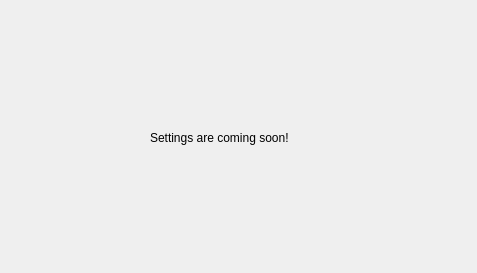
<?xml version="1.0" encoding="UTF-8"?>
<ui version="4.0">
 <class>Form</class>
 <widget class="QWidget" name="Form">
  <property name="geometry">
   <rect>
    <x>0</x>
    <y>0</y>
    <width>477</width>
    <height>273</height>
   </rect>
  </property>
  <property name="windowTitle">
   <string>Form</string>
  </property>
  <widget class="QLabel" name="label">
   <property name="geometry">
    <rect>
     <x>150</x>
     <y>130</y>
     <width>151</width>
     <height>16</height>
    </rect>
   </property>
   <property name="text">
    <string>Settings are coming soon!</string>
   </property>
  </widget>
 </widget>
 <resources/>
 <connections/>
</ui>
